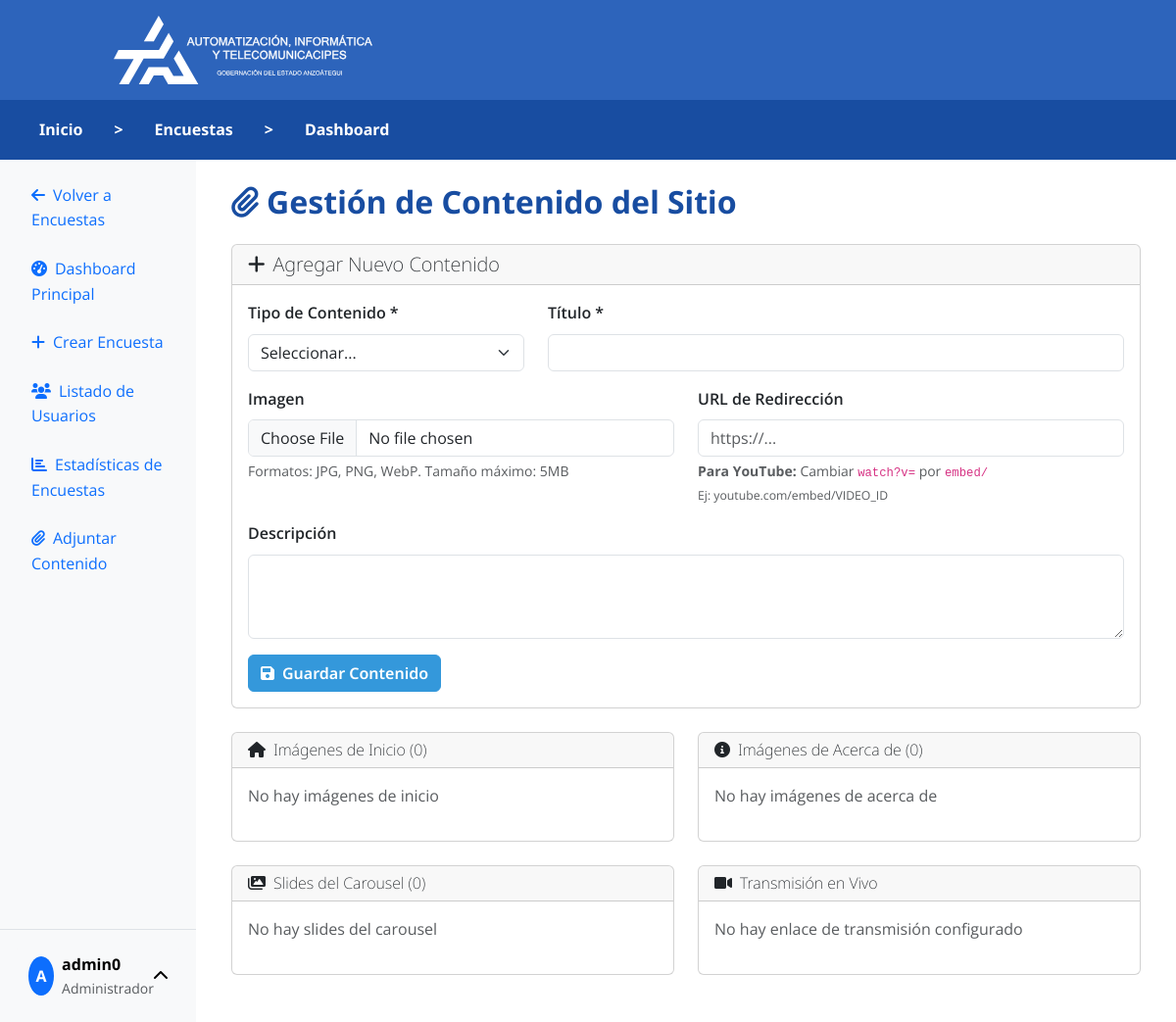
Screenshot of /polls/content/ (signed in) with the database file from the repository.
### model_poll/models.py (models this page shows, shortened)
class User(AbstractUser):
    full_name = models.CharField(max_length=255, blank=True, default='')
    profile_image = models.ImageField(upload_to='profiles/', blank=True, null=True)
    rol = models.ForeignKey(Rol, on_delete=models.SET_NULL, null=True, blank=True, related_name="usuarios")

class Rol(models.Model):
    name = models.CharField(max_length=50, unique=True, help_text="Administrador, Trabajador, Usuario")
    descripcion = models.TextField(blank=True, null=True, default='')

### posts/views.py (the view, shortened to what this page needs)
# urls.py: path('content/', views.content_manager, name='content_manager'),
@login_required
def content_manager(request):
    if not request.user.rol or request.user.rol.name not in ['Administrador', 'Trabajador']:
        return HttpResponseForbidden("No tienes permisos para gestionar contenido.")
    home_images = SiteContent.objects.filter(content_type='HOME_IMAGE', is_active=True)
    about_images = SiteContent.objects.filter(content_type='ABOUT_IMAGE', is_active=True)
    carousel_slides = SiteContent.objects.filter(content_type='CAROUSEL_SLIDE', is_active=True)
    live_stream = SiteContent.objects.filter(content_type='LIVE_STREAM', is_active=True).first()
    context = {
        'home_images': home_images,
        'about_images': about_images,
        'carousel_slides': carousel_slides,
        'live_stream': live_stream,
    }
    return render(request, 'posts/content_manager.html', context)

### templates/posts/content_manager.html (shortened to what this page needs)
{% extends "pages/layouts/_base_manage.html" %}
{% load static %}
{% block content %}
<div class="row">
    <div class="col-12">
        <h2 class="fw-bold mb-4" style="color: #184da1;">
            <i class="fas fa-paperclip me-2"></i>Gestión de Contenido del Sitio
        </h2>
    </div>
</div>
<div class="row mb-4">
    <div class="col-12">
        <div class="card">
            <div class="card-header">
                <h5 class="mb-0">
                    <i class="fas fa-plus me-2"></i>Agregar Nuevo Contenido
                </h5>
            </div>
            <div class="card-body">
                <form method="post" enctype="multipart/form-data">
                    <div class="row mb-3">
                        <div class="col-md-4">
                            <label for="content_type" class="form-label fw-semibold">Tipo de Contenido *</label>
                            <select class="form-select" id="content_type" name="content_type" required onchange="showImageSpecs()">
                                <option value="">Seleccionar...</option>
                            </select>
                        </div>
                        <div class="col-md-8">
                            <label for="title" class="form-label fw-semibold">Título *</label>
                            <input type="text" class="form-control" id="title" name="title" required>
                        </div>
                    </div>
                    <div class="row mb-3">
                        <div class="col-md-6">
                            <label for="image" class="form-label fw-semibold">Imagen</label>
                            <input type="file" class="form-control" id="image" name="image" accept="image/*">
                            <div class="form-text">Formatos: JPG, PNG, WebP. Tamaño máximo: 5MB</div>
                        </div>
                        <div class="col-md-6">
                            <label for="link_url" class="form-label fw-semibold">URL de Redirección</label>
                            <input type="url" class="form-control" id="link_url" name="link_url" placeholder="https://...">
                            <div class="form-text">
                                <strong>Para YouTube:</strong> Cambiar <code>watch?v=</code> por <code>embed/</code><br>
                                <small class="text-muted">Ej: youtube.com/embed/VIDEO_ID</small>
                            </div>
                        </div>
                    </div>
                    <div class="mb-3">
                        <label for="description" class="form-label fw-semibold">Descripción</label>
                        <textarea class="form-control" id="description" name="description" rows="3"></textarea>
                    </div>
                    <button type="submit" class="btn btn-primary">
                        <i class="fas fa-save me-2"></i>Guardar Contenido
                    </button>
                </form>
            </div>
        </div>
    </div>
</div>
<div class="row">
    <div class="col-md-6 mb-4">
        <div class="card">
            <div class="card-header">
                <h6 class="mb-0">
                    <i class="fas fa-home me-2"></i>Imágenes de Inicio ({{ home_images.count }})
                </h6>
            </div>
            <div class="card-body">
                {% for content in home_images %}
                <div class="d-flex align-items-center mb-2 p-2 border rounded">
                    {% if content.image %}
                    <img src="{{ content.image.url }}" class="me-2" width="50" height="50" style="object-fit: cover;">
                    {% endif %}
                    <div class="flex-grow-1">
                        <strong>{{ content.title }}</strong>
                        {% if content.description %}
                        <br><small class="text-muted">{{ content.description|truncatechars:50 }}</small>
                        {% endif %}
                    </div>
                    <a href="{% url 'posts:delete_content' content.id %}" class="btn btn-outline-danger btn-sm" onclick="return confirm('¿Eliminar este contenido?')">
                        <i class="fas fa-trash"></i>
                    </a>
                </div>
                {% empty %}
                <p class="text-muted">No hay imágenes de inicio</p>
                {% endfor %}
            </div>
        </div>
    </div>
    <div class="col-md-6 mb-4">
        <div class="card">
            <div class="card-header">
                <h6 class="mb-0">
                    <i class="fas fa-info-circle me-2"></i>Imágenes de Acerca de ({{ about_images.count }})
                </h6>
            </div>
            <div class="card-body">
                {% for content in about_images %}
                <div class="d-flex align-items-center mb-2 p-2 border rounded">
                    {% if content.image %}
                    <img src="{{ content.image.url }}" class="me-2" width="50" height="50" style="object-fit: cover;">
                    {% endif %}
                    <div class="flex-grow-1">
                        <strong>{{ content.title }}</strong>
                        {% if content.description %}
                        <br><small class="text-muted">{{ content.description|truncatechars:50 }}</small>
                        {% endif %}
                    </div>
                    <a href="{% url 'posts:delete_content' content.id %}" class="btn btn-outline-danger btn-sm" onclick="return confirm('¿Eliminar este contenido?')">
                        <i class="fas fa-trash"></i>
                    </a>
                </div>
                {% empty %}
                <p class="text-muted">No hay imágenes de acerca de</p>
                {% endfor %}
            </div>
        </div>
    </div>
    <div class="col-md-6 mb-4">
        <div class="card">
            <div class="card-header">
                <h6 class="mb-0">
                    <i class="fas fa-images me-2"></i>Slides del Carousel ({{ carousel_slides.count }})
                </h6>
            </div>
            <div class="card-body">
                {% for content in carousel_slides %}
                <div class="d-flex align-items-center mb-2 p-2 border rounded">
                    {% if content.image %}
                    <img src="{{ content.image.url }}" class="me-2" width="50" height="50" style="object-fit: cover;">
                    {% endif %}
                    <div class="flex-grow-1">
                        <strong>{{ content.title }}</strong>
                        {% if content.link_url %}
                        <br><small class="text-primary">🔗 {{ content.link_url|truncatechars:30 }}</small>
                        {% endif %}
                    </div>
                    <a href="{% url 'posts:delete_content' content.id %}" class="btn btn-outline-danger btn-sm" onclick="return confirm('¿Eliminar este contenido?')">
                        <i class="fas fa-trash"></i>
                    </a>
                </div>
                {% empty %}
                <p class="text-muted">No hay slides del carousel</p>
                {% endfor %}
            </div>
        </div>
    </div>
    <div class="col-md-6 mb-4">
        <div class="card">
            <div class="card-header">
                <h6 class="mb-0">
                    <i class="fas fa-video me-2"></i>Transmisión en Vivo
                </h6>
            </div>
            <div class="card-body">
                {% if live_stream %}
                <div class="p-3 border rounded bg-light">
                    <strong>{{ live_stream.title }}</strong>
                    {% if live_stream.link_url %}
                    <br><a href="{{ live_stream.link_url }}" target="_blank" class="text-primary">
                        <i class="fas fa-external-link-alt me-1"></i>{{ live_stream.link_url }}
                    </a>
                    {% endif %}
                    {% if live_stream.description %}
                    <br><small class="text-muted">{{ live_stream.description }}</small>
                    {% endif %}
                    <div class="mt-2">
                        <a href="{% url 'posts:delete_content' live_stream.id %}" class="btn btn-outline-danger btn-sm" onclick="return confirm('¿Eliminar este enlace?')">
                            <i class="fas fa-trash me-1"></i>Eliminar
                        </a>
                    </div>
                </div>
                {% else %}
                <p class="text-muted">No hay enlace de transmisión configurado</p>
                {% endif %}
            </div>
        </div>
    </div>
</div>
{% endblock %}

### templates/pages/layouts/_base_manage.html (shortened to what this page needs)
{% load static %}
<!DOCTYPE html>
<html lang="es">
<head>
    <link href="https://cdn.jsdelivr.net/npm/bootstrap@5.3.2/dist/css/bootstrap.min.css" rel="stylesheet">
    <link rel="stylesheet" href="https://cdnjs.cloudflare.com/ajax/libs/font-awesome/6.0.0/css/all.min.css">
    <link rel="stylesheet" href="{% static 'css/styles.css' %}">
</head>
<body>
    <header>
        <div class="svg-container">
            <img src="{% static 'SVG/AIT White lateral.svg' %}" class="svg_ait" alt="Logo AIT">
        </div>
    </header>
    <nav class="navbar navbar-expand-lg custom-navbar">
        <div class="container custom-nav-container">
            <div class="navbar-nav">
                <a class="nav-link text-white" href="{% url 'home' %}">Inicio</a>
                <span class="nav-link text-white-50">></span>
                <a class="nav-link text-white" href="{% url 'posts:poll_list' %}">Encuestas</a>
                <span class="nav-link text-white-50">></span>
                <span class="nav-link text-white-50">Dashboard</span>
            </div>
        </div>
    </nav>
    <div class="container-fluid">
        <div class="row" style="min-height: 100vh;">
            <div class="col-md-3 col-lg-2 p-0 d-flex flex-column">
                <div class="sidebar bg-light flex-grow-1 position-relative">
                    <div class="p-3 pb-5">
                        <ul class="nav nav-pills flex-column">
                            <li class="nav-item mb-2">
                                <a class="nav-link" href="{% url 'posts:poll_list' %}">
                                    <i class="fas fa-arrow-left me-2"></i>Volver a Encuestas
                                </a>
                            </li>
                            <li class="nav-item mb-2">
                                <a class="nav-link" href="{% url 'posts:poll_manager' %}">
                                    <i class="fas fa-tachometer-alt me-2"></i>Dashboard Principal
                                </a>
                            </li>
                            <li class="nav-item mb-2">
                                <a class="nav-link" href="{% url 'posts:create_poll' %}">
                                    <i class="fas fa-plus me-2"></i>Crear Encuesta
                                </a>
                            </li>
                            <li class="nav-item mb-2">
                                <a class="nav-link" href="{% url 'posts:user_list' %}">
                                    <i class="fas fa-users me-2"></i>Listado de Usuarios
                                </a>
                            </li>
                            <li class="nav-item mb-2">
                                <a class="nav-link" href="{% url 'posts:poll_statistics' %}">
                                    <i class="fas fa-chart-bar me-2"></i>Estadísticas de Encuestas
                                </a>
                            </li>
                            <li class="nav-item mb-2">
                                <a class="nav-link" href="{% url 'posts:content_manager' %}">
                                    <i class="fas fa-paperclip me-2"></i>Adjuntar Contenido
                                </a>
                            </li>
                        </ul>
                    </div>
                    <div class="position-absolute bottom-0 start-0 end-0 p-3 border-top bg-light">
                        <div class="dropdown">
                            <button class="btn btn-light d-flex align-items-center w-100 text-start" type="button" data-bs-toggle="dropdown">
                                {% if user.profile_image %}
                                    <img src="{{ user.profile_image.url }}" class="rounded-circle me-2" width="40" height="40">
                                {% else %}
                                    <div class="bg-primary rounded-circle d-flex align-items-center justify-content-center me-2" style="width: 40px; height: 40px;">
                                        <span class="text-white fw-bold">{{ user.username|first|upper }}</span>
                                    </div>
                                {% endif %}
                                <div class="flex-grow-1">
                                    <div class="fw-bold">{{ user.first_name|default:user.username }}</div>
                                    <small class="text-muted">{{ user.rol.name|default:"Usuario" }}</small>
                                </div>
                                <i class="fas fa-chevron-up"></i>
                            </button>
                        </div>
                    </div>
                </div>
            </div>
            <div class="col-md-9 col-lg-10">
                <div class="p-4">
                    {% block content %}
                    {% endblock %}
                </div>
            </div>
        </div>
    </div>
</body>
</html>

### static/css/styles.css (style rules this page uses)
* { margin: 0; padding: 0; box-sizing: border-box; }
body { font-family: 'Open Sans', Arial, sans-serif; font-weight: 400; line-height: 1.6; color: #333; }
textarea { width: 100%; padding: 0.75rem; border: 1px solid #ddd; border-radius: 4px; font-family: inherit; resize: vertical; }
.custom-navbar { background: #184da1 !important; padding: 0.6rem 0 !important; }
.custom-nav-container { max-width: 1250px !important; margin: 0 auto !important; padding: 0 2rem !important; }
.navbar.custom-navbar .navbar-nav .nav-link { color: white !important; font-family: 'Noto Sans', sans-serif !important; font-weight: 700 !important; font-size: 1rem !important; margin-right: 1rem !important; transition: color 0.3s ease !important; }
.btn-primary { background: #3498db !important; border-color: #3498db !important; font-family: 'Noto Sans', sans-serif !important; font-weight: 600 !important; }
.svg-container { max-width: 1270px; margin: 0 auto; display: flex; justify-content: space-between; align-items: center; padding: 0 2rem; }
.svg_ait { width: 400px; height: 70px; object-fit: contain; vertical-align: middle; margin-left: 0; }
header { background: #2D64BB; color: white; padding: 1rem; text-align: center; }
h1, h2, h3, h4, h5, h6 { font-family: 'Noto Sans', sans-serif !important; font-weight: 200; }
h2 { color: #2c3e50; margin-bottom: 1rem; }
p { margin-bottom: 1rem; }
html, body { margin: 0; padding: 0; overflow-x: hidden; }
body { min-height: 100vh; }

### rows the page displays
User: username|first "A", first_name "admin0", rol.name "Administrador"

### other values shown
{{ home_images.count }} "0"
{{ about_images.count }} "0"
{{ carousel_slides.count }} "0"
